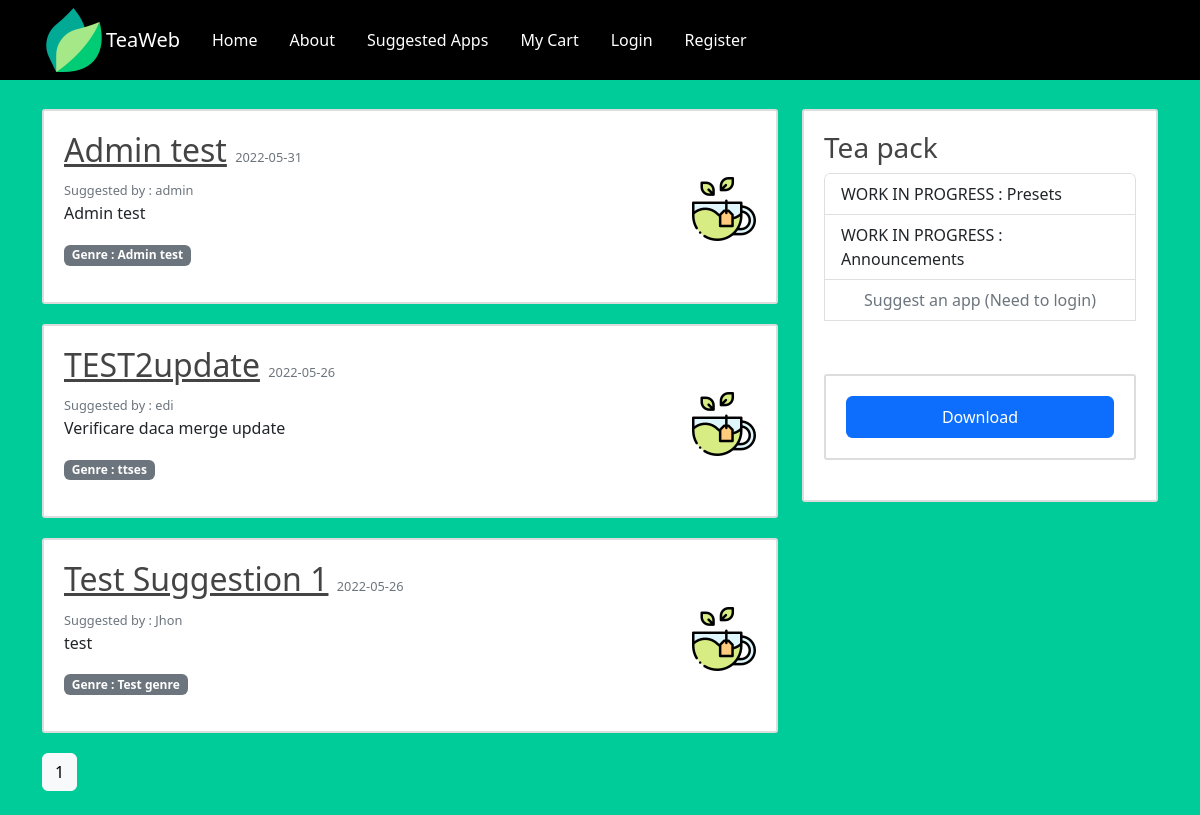
The page /suggestedapps on the database as committed earlier.
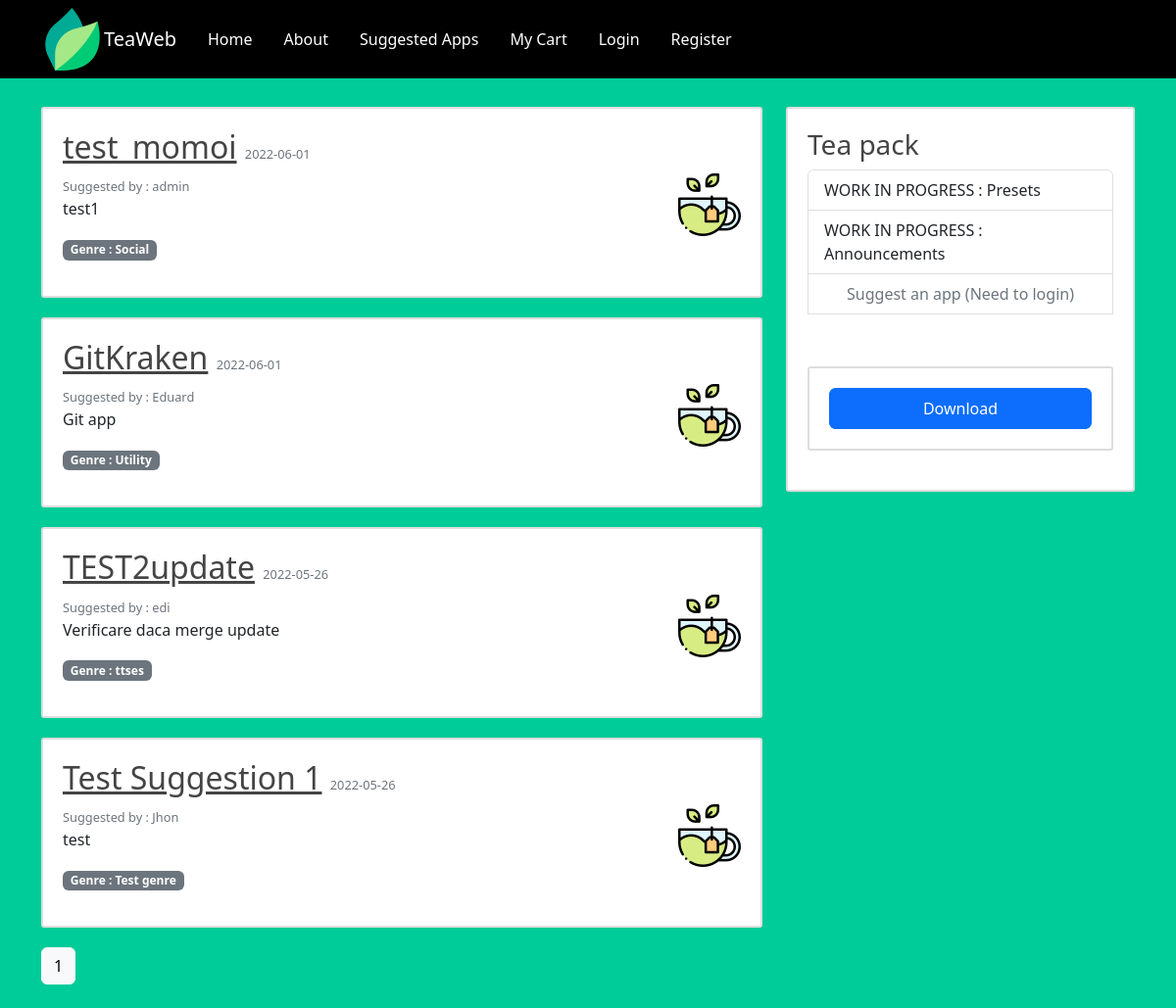
The same page on the database as committed later.
### project/models.py (models this page shows, shortened)
class Suggestion(db.Model):
    id_suggestion = db.Column(db.Integer, primary_key=True)
    name = db.Column(db.String(20), unique=True, nullable=False)
    description = db.Column(db.String(120), unique=True, nullable=False)
    genre = db.Column(db.String(20), unique=True, nullable=False)
    install_command = db.Column(db.String(120), nullable=True)
    image_file = db.Column(db.String(20), nullable=True, default='default.jpg')
    date_sugested = db.Column(db.DateTime, nullable=False, default=datetime.utcnow)
    id_user = db.Column(db.Integer, db.ForeignKey('user.id_user'), nullable=False)

class User(db.Model, UserMixin):
    id_user = db.Column(db.Integer, primary_key=True)
    username = db.Column(db.String(20), unique=True, nullable=False)
    email = db.Column(db.String(120), unique=True, nullable=False)
    password = db.Column(db.String(60), nullable=False)
    sugestion = db.relationship('Suggestion', backref='user', lazy=True)

### project/applications/routes.py (the view)
@applications.route("/suggestedapps")
def suggestedapps():
    page = request.args.get('page', 1, type=int)
    applications = Suggestion.query.order_by(Suggestion.date_sugested.desc()).paginate(page=page, per_page=4)  # order by suggested date
    return render_template('suggestedapps.html', applications=applications)

### project/templates/suggestedapps.html (shortened to what this page needs)
{% extends "layout.html" %}
{% block content %}
    <div class="container-fluid">
    <br>
    </div>
{% for applications in applications.items %}
  <article class="media content-section">
          <div class="media-body">
            <h2><a class="article-title" href="{{ url_for('applications.suggestion', id_suggestion = applications.id_suggestion) }}" >{{applications.name}}</a> <small class="text-muted">{{ applications.date_sugested.strftime('%Y-%m-%d') }}</small></h2>
            <small class="text-muted">Suggested by : {{applications.user.username  }}  </small>
              <img src="{{ url_for('static',filename='app_pics/'+ applications.image_file) }}">
              <p class="Article-content">{{applications.description}}</p>
              <p class="badge text-bg-secondary">Genre : {{applications.genre}}</p>
             </div>
        </article>
{% endfor %}
{% for page_num in applications.iter_pages(left_edge=1, right_edge=1, left_current=1, right_current=2) %}
    {%  if page_num %}
        {% if applications.page == page_num %}
        <a class="btn btn-light mb-4 text-black " href="{{ url_for('applications.suggestedapps',page=page_num) }}">{{ page_num }}</a>
            {% else %}
            <a class="btn btn-dark mb-4 text-white " href="{{ url_for('applications.suggestedapps',page=page_num) }}">{{ page_num }}</a>
            {%  endif %}
        {% else %}
        ...
    {%  endif %}
{% endfor %}
{% endblock %}

### project/templates/layout.html (shortened to what this page needs)
<!DOCTYPE html>
<html lang="en">
<head>
    <link href="https://cdn.jsdelivr.net/npm/bootstrap@5.2.0-beta1/dist/css/bootstrap.min.css" rel="stylesheet">
     <link rel="stylesheet" type="text/css" href="{{ url_for('static', filename='main.css') }}">
</head>
<body>
 <header class="site-header">
      <nav class="navbar navbar-expand-md navbar-dark bg-steel fixed-top">
        <div class="container">
          <img src="{{ url_for('static',filename='app_pics/'+ "leaf.png") }}" >
          <br>
          <a class="navbar-brand mr-4" href="/">TeaWeb</a>
          <div class="collapse navbar-collapse" id="navbarToggle">
            <ul>
                <li><a  href="{{ url_for('main.home') }}">Home</a></li>
                <li><a  href="{{ url_for('main.about') }}">About</a></li>
                <li> <a  href="{{ url_for('applications.suggestedapps') }}">Suggested Apps</a></li>
                <li> <a  href="{{ url_for('applications.cart') }}">My Cart</a></li>
                {%  if current_user.is_authenticated %}
                    <li > <a  class="active"  href="{{ url_for('users.account') }}">Account</a></li>
                <li > <a  class="active"  href="{{ url_for('users.logout') }}">Logout</a></li>
                {% else %}
                <li ><a class="active" href="{{ url_for('users.login') }}">Login</a></li>
                <li ><a class="active" href="{{ url_for('users.register') }}">Register</a></li>
                {% endif %}
            </ul>
          </div>
        </div>
      </nav>
    </header>
    <main role="main" class="container">
      <div class="row">
        <div class="col-md-8">
          {% block content %}{% endblock %}
        </div>
        <div class="col-md-4">
        <br>
          <div class="content-section">
            <h3>Tea pack</h3>
              <ul class="list-group">
                <li class="list-group-item ">WORK IN PROGRESS : Presets</li>
                <li class="list-group-item ">WORK IN PROGRESS : Announcements</li>
                  {%  if current_user.is_authenticated %}
                <li class="active list-group-item list-group-item-light"> <a class=" nav-item nav-link" href="{{ url_for('applications.new_suggestion') }}">Suggest an app</a> </li>
                  {% else %}
                  <li class="list-group-item disabled" aria-disabled="true"> <a class=" nav-item nav-link" >Suggest an app (Need to login)</a> </li>
                    {% endif %}
              <br>
              </ul>
          <br>
              <div class="content-section">
                  <ul class="list-group">
                   <li class="active list-group-item list-group-item-light" aria-disabled="false"> <a class=" nav-item nav-link" >Download</a> </li>
                  </ul>
              </div>
          </div>
        </div>
      </div>
    </main>
</body>
</html>
</body>
</html>

### project/static/main.css (style rules this page uses)
body { background-color: #00cc99; margin-top: 5rem; }
h2, h3, h4, h5, h6 { color: #444444; }
.bg-steel { background-color: black; }
.content-section { background: #ffffff; padding: 20px 20px; border: 1px solid #dddddd; border-radius: 3px; margin-bottom: 20px; }
.article-title { color: #444444; }
.Article-content { margin-right: 150px; }
small { font-size: 0.8rem; color: white; }
ul { list-style-type: none; padding: 0; margin: 0; overflow: hidden; }
li { float: left; }
li a { display: block; color: white; text-align: center; padding: 14px 16px; text-decoration: none; }
img { scale: none; float: right; }
.content-section { background: #ffffff; padding: 20px 20px; border: 2px solid #dddddd; border-radius: 3px; margin-bottom: 20px; margin-top: 5px; }

Rows that differ between the two databases and show on the page:
added Suggestion: name "test_momoi", date_sugested "2022-06-01", user.username "admin", image_file (placeholder picture), description "test1", genre "Social"
changed Suggestion: name "Admin test" → "GitKraken"; date_sugested "2022-05-31" → "2022-06-01"; user.username "admin" → "Eduard"; description "Admin test" → "Git app"; genre "Admin test" → "Utility"
